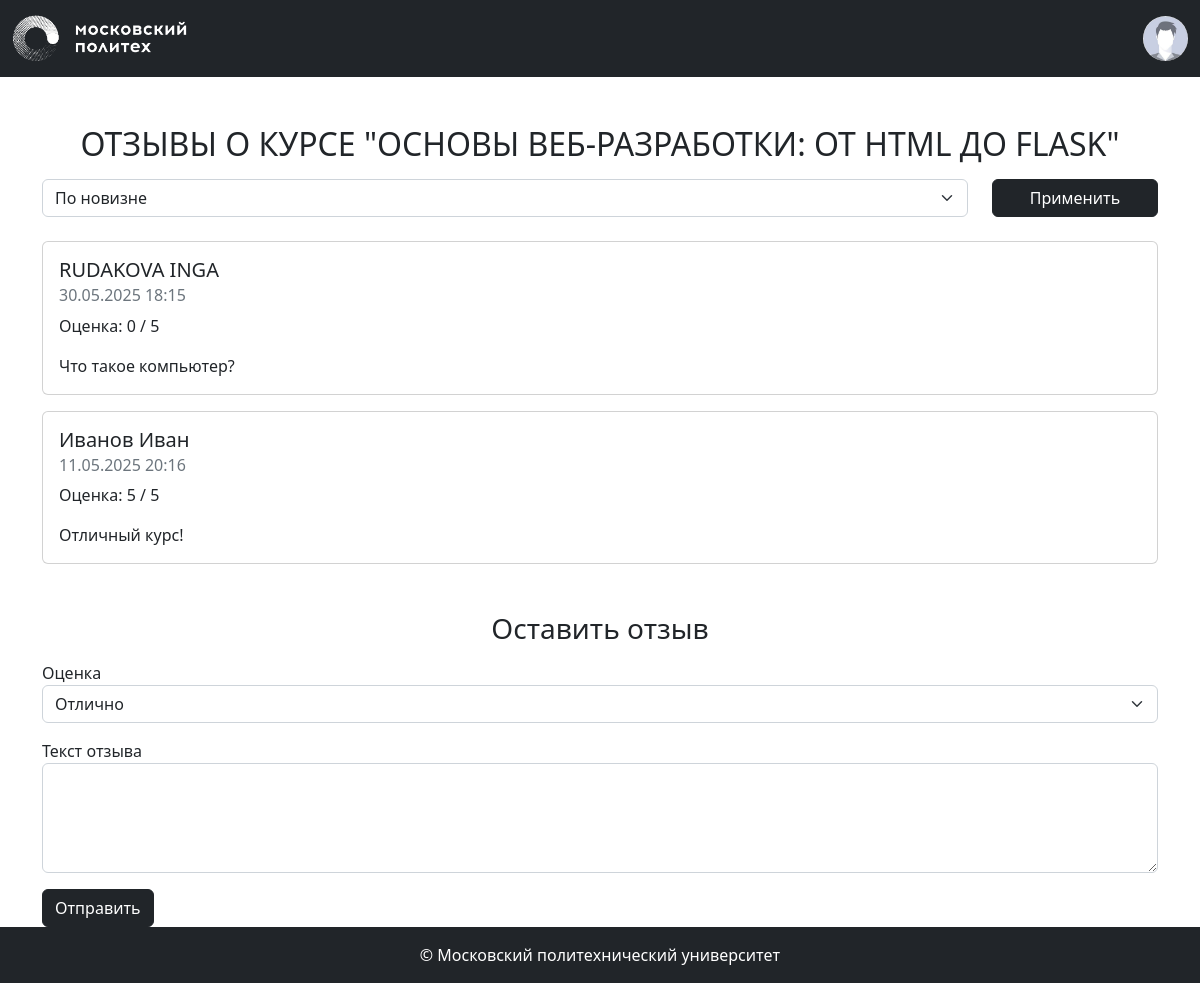
The app's page /courses/1/reviews (signed in) with its own data.
### models.py (models this page shows, shortened)
class Base(DeclarativeBase):
    metadata = MetaData(naming_convention={
        "ix": 'ix_%(column_0_label)s',  # Именование индексов
        "uq": "uq_%(table_name)s_%(column_0_name)s",  # Уникальные ограничения
        "ck": "ck_%(table_name)s_%(constraint_name)s",  # Check-ограничения
        "fk": "fk_%(table_name)s_%(column_0_name)s_%(referred_table_name)s",  # Внешние ключи
        "pk": "pk_%(table_name)s"  # Первичные ключи
    })

class Course(Base):
    __tablename__ = 'courses'
    id: Mapped[int] = mapped_column(primary_key=True)  # ID курса
    name: Mapped[str] = mapped_column(String(100))  # Название курса
    short_desc: Mapped[str] = mapped_column(Text)  # Краткое описание
    full_desc: Mapped[str] = mapped_column(Text)  # Полное описание
    rating_sum: Mapped[int] = mapped_column(default=0)  # Сумма оценок
    rating_num: Mapped[int] = mapped_column(default=0)  # Количество оценок
    category_id: Mapped[int] = mapped_column(ForeignKey("categories.id"))  # ID категории
    author_id: Mapped[int] = mapped_column(ForeignKey("users.id"))  # ID автора
    background_image_id: Mapped[str] = mapped_column(ForeignKey("images.id"))  # ID фонового изображения
    created_at: Mapped[datetime] = mapped_column(default=datetime.now)  # Дата создания
    author: Mapped["User"] = relationship()  # Автор курса
    category: Mapped["Category"] = relationship(lazy=False)  # Категория (загружается сразу)
    bg_image: Mapped["Image"] = relationship()  # Фоновое изображение

class Review(Base):
    __tablename__ = 'reviews'
    id: Mapped[int] = mapped_column(primary_key=True)  # ID отзыва
    rating: Mapped[int] = mapped_column(nullable=False)  # Оценка (1-5)
    text: Mapped[str] = mapped_column(Text, nullable=False)  # Текст отзыва
    created_at: Mapped[datetime] = mapped_column(default=datetime.now)  # Дата создания
    course_id: Mapped[int] = mapped_column(ForeignKey("courses.id"))  # ID курса
    user_id: Mapped[int] = mapped_column(ForeignKey("users.id"))  # ID пользователя
    course: Mapped["Course"] = relationship()  # Курс, к которому относится отзыв
    user: Mapped["User"] = relationship()  # Автор отзыва

class User(Base, UserMixin):
    __tablename__ = 'users'
    id: Mapped[int] = mapped_column(primary_key=True)  # ID пользователя
    first_name: Mapped[str] = mapped_column(String(100))  # Имя
    last_name: Mapped[str] = mapped_column(String(100))  # Фамилия
    middle_name: Mapped[Optional[str]] = mapped_column(String(100))  # Отчество (необязательное)
    login: Mapped[str] = mapped_column(String(100), unique=True)  # Логин (уникальный)
    password_hash: Mapped[str] = mapped_column(String(200))  # Хеш пароля
    created_at: Mapped[datetime] = mapped_column(default=datetime.now)  # Дата создания
    @property
    def full_name(self):
        return ' '.join([self.last_name, self.first_name, self.middle_name or ''])

### courses.py (the view, shortened to what this page needs)
@bp.route('/<int:course_id>/reviews', methods=['GET', 'POST'])
def reviews(course_id):
    course = db.get_or_404(Course, course_id)
    sort_order = request.args.get('sort', 'new')
    query = db.select(Review).filter_by(course_id=course_id)
    if sort_order == 'positive':
        query = query.order_by(Review.rating.desc())  # Сначала положительные
    elif sort_order == 'negative':
        query = query.order_by(Review.rating.asc())  # Сначала отрицательные
    else:
        query = query.order_by(desc(Review.created_at))  #  новые
    pagination = db.paginate(query)
    reviews = pagination.items
    return render_template('courses/reviews.html',
                         course=course,
                         reviews=reviews,
                         pagination=pagination,
                         sort_order=sort_order)

### auth.py (called while the page is built)
def load_user(user_id):
    user = db.session.execute(db.select(User).filter_by(id=user_id)).scalar()
    return user

### templates/courses/reviews.html (shortened to what this page needs)
{% extends 'base.html' %}
{% block content %}
<div class="container mt-5">
    <h2 class="mb-3 text-center text-uppercase font-weight-bold">Отзывы о курсе "{{ course.name }}"</h2>
    <form method="GET" class="mb-4">
        <div class="row">
            <div class="col-md-10">
                <select class="form-select" name="sort">
                    <option value="new" {% if sort_order == 'new' %}selected{% endif %}>По новизне</option>
                </select>
            </div>
            <div class="col-md-2">
                <button type="submit" class="btn btn-dark w-100">Применить</button>
            </div>
        </div>
    </form>
    {% for review in reviews %}
        <div class="card mb-3">
            <div class="card-body">
                <h5 class="card-title">{{ review.user.full_name }}</h5>
                <h6 class="card-subtitle mb-2 text-muted">{{ review.created_at.strftime('%d.%m.%Y %H:%M') }}</h6>
                <p class="card-text">Оценка: {{ review.rating }} / 5</p>
                <p class="card-text">{{ review.text }}</p>
            </div>
        </div>
    {% else %}
        <p class="text-center">Отзывов пока нет.</p>
    {% endfor %}
    {% if current_user.is_authenticated %}
        <section class="add-review mt-5">
            <h3 class="mb-3 text-center">Оставить отзыв</h3>
            <form method="POST">
                <div class="mb-3">
                    <label for="rating">Оценка</label>
                    <select class="form-select" id="rating" name="rating">
                        <option value="5">Отлично</option>
                    </select>
                </div>
                <div class="mb-3">
                    <label for="text">Текст отзыва</label>
                    <textarea class="form-control" id="text" name="text" rows="4"></textarea>
                </div>
                <button type="submit" class="btn btn-dark">Отправить</button>
            </form>
        </section>
    {% endif %}
</div>
{% endblock %}

### records on screen
Course: name "ОСНОВЫ ВЕБ-РАЗРАБОТКИ: ОТ HTML ДО FLASK"
Review: user.full_name "RUDAKOVA INGA", created_at "30.05.2025 18:15", rating "0", text "Что такое компьютер?"
Review: user.full_name "Иванов Иван", created_at "11.05.2025 20:16", rating "5", text "Отличный курс!"
